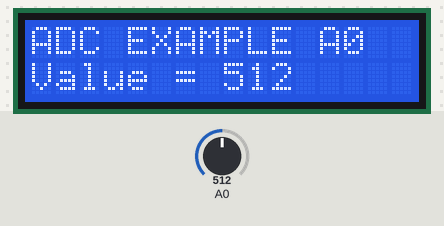
This sketch was run on a simulated Arduino Uno, built with avr-gcc and run on an emulated ATmega328P. Shown: 16×2 character LCD. The test bench sets the inputs (shaded band); at power-on: A0 = 512.

Above: at 1.2 s.
1.3 s: A0 set to 716
At 2.2 s:
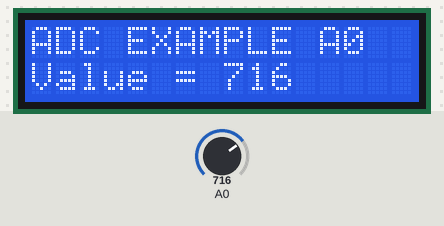
3.0 s: A0 set to 900
At 3.5 s:
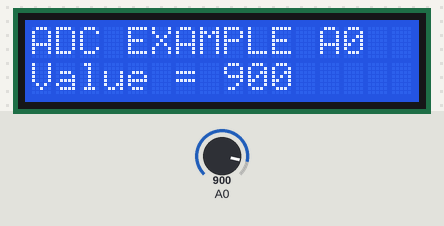
4.5 s: A0 set to 1023
At 4.9 s:
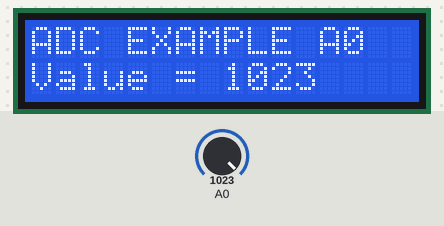
Timing chart, 0 to 7.5 s (numbered marks = the images above; inputs shaded):
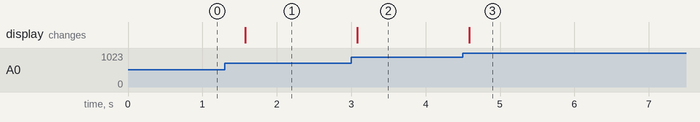

Measured:
- after the input at 1.3 s, the display: changes after 0.27 s (image 1)
- after the input at 3.0 s, the display: changes after 0.08 s (image 2)
- after the input at 4.5 s, the display: changes after 0.09 s (image 3)

The sketch:

praktikum_3.1.ino
```cpp
//PRATIKUM 3.1 SAKTI ABDULLAH (015)//
  #include <LiquidCrystal.h>
  LiquidCrystal lcd(2,3,4,5,6,7);

void setup() {
lcd.begin(16,2);
lcd.clear();
lcd.setCursor(0,0);
lcd.print("ADC EXAMPLE A0");
analogReference(INTERNAL);
}

void loop() {
  unsigned int dataADC = analogRead(A0);
  lcd.setCursor(0,1);
  lcd.print("Value = ");
  lcd.print(dataADC);
  delay(500);

}
```
